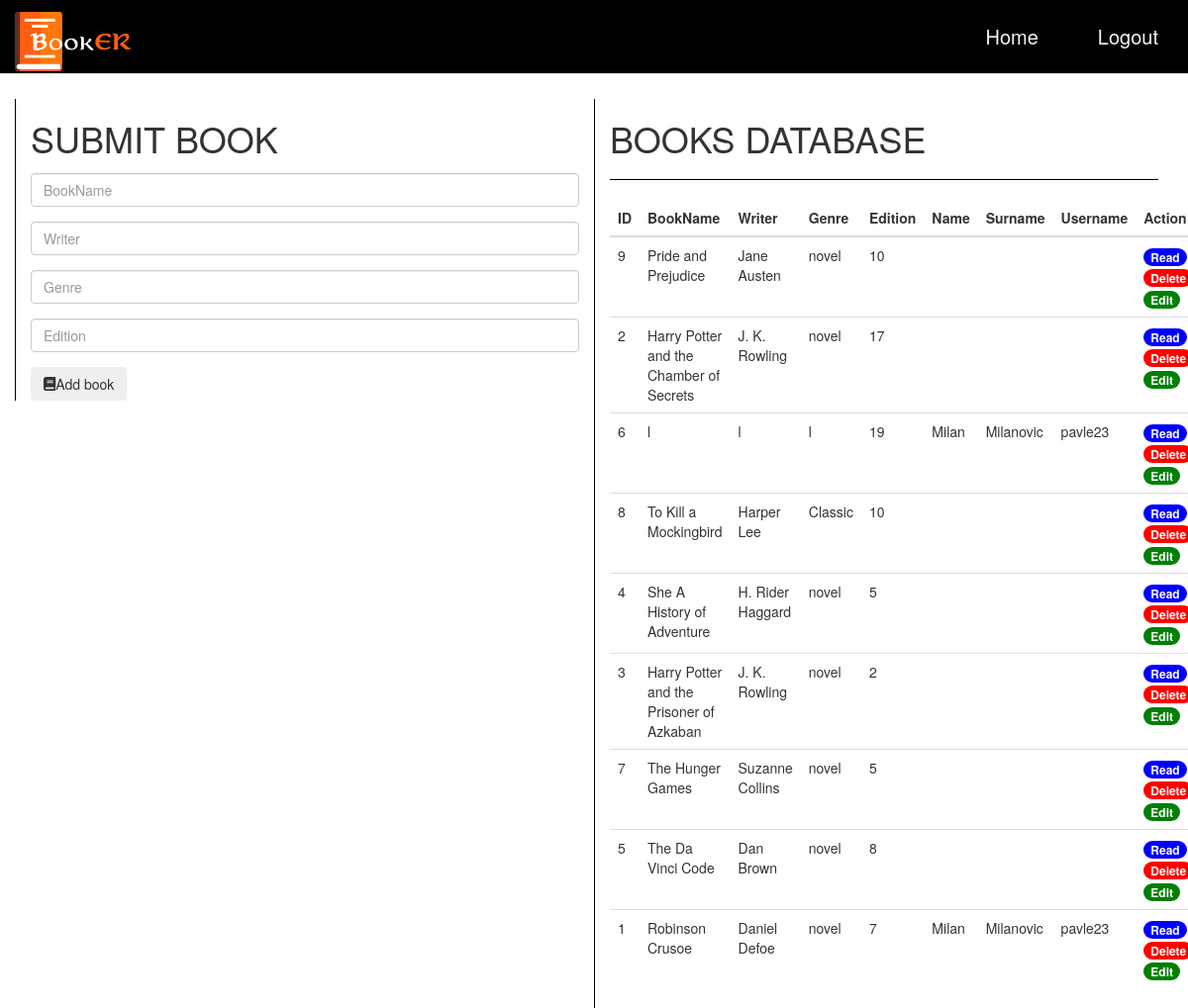
Before: /adminMenu.php (signed in) with the older database file.
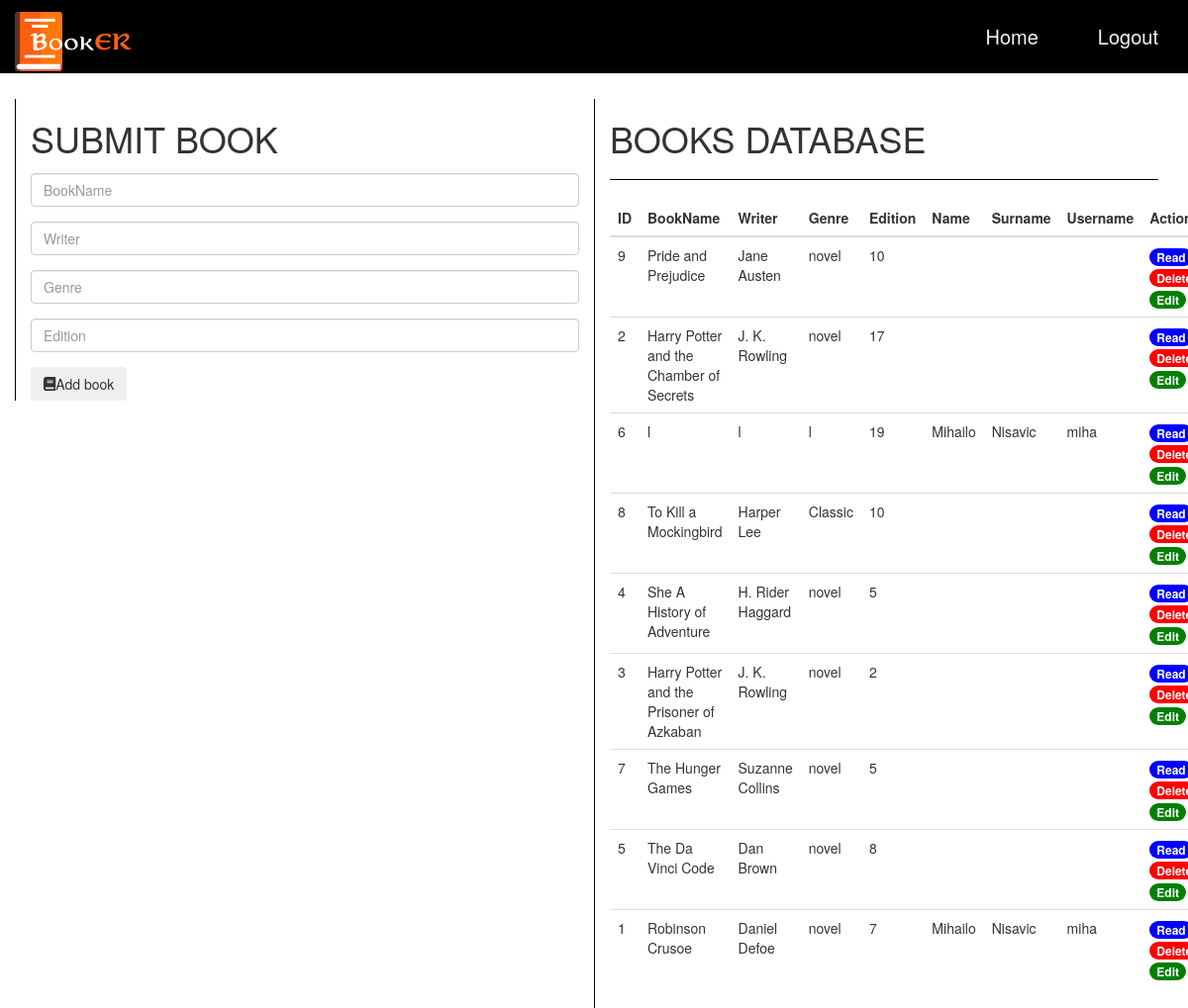
After: the same page with the newer database file.
### tables this page shows
CREATE TABLE `books` (
  `book_id` int(10) NOT NULL,
  `book_name` varchar(100) NOT NULL,
  `writer` varchar(100) NOT NULL,
  `genre` varchar(100) NOT NULL,
  `edition` int(10) NOT NULL,
  `user_id` int(11) NOT NULL
);

CREATE TABLE `users` (
  `id` int(11) NOT NULL,
  `username` varchar(100) NOT NULL,
  `password` varchar(100) NOT NULL,
  `is_admin` tinyint(1) NOT NULL,
  `name` varchar(50) NOT NULL,
  `surname` varchar(50) NOT NULL,
  `email` varchar(40) NOT NULL
);

### adminMenuLogic.php (called while the page is built, shortened)
<?php
class Model
{
    private $server = "localhost";
    private $username = "root";
    private $password = "";
    private $db = "itehdomaci";
    private $conn;
    public function __construct()
    {
        try {
            $this->conn = new mysqli($this->server, $this->username, $this->password, $this->db);
        } catch (Exception $e) {
            echo "connection failed" . $e->getMessage();
        }
    }
    public function fetch()
    {
        $data = [];
        $query = "SELECT *
            FROM books
            LEFT JOIN users ON books.user_id=users.id;";
        if ($sql = $this->conn->query($query)) {
            while ($row = mysqli_fetch_assoc($sql)) {
                $data[] = $row;
            }
        }
        shuffle($data);
        return $data;
    }
}

### adminMenu.php (the view, shortened to what this page needs)
<!DOCTYPE html>
<html lang="en">
<head>
    <link rel="stylesheet" href="https://maxcdn.bootstrapcdn.com/bootstrap/3.3.7/css/bootstrap.min.css">
    <link rel="stylesheet" href="https://cdnjs.cloudflare.com/ajax/libs/font-awesome/4.7.0/css/font-awesome.min.css">
    <link rel="stylesheet" href="https://use.fontawesome.com/releases/v5.0.8/css/solid.css">
    <link rel="stylesheet" href="adminMenuStyle.css">
</head>
<body>
    <nav class="navbar navbar-default navbar-fixed-top" role="navigation">
        <div class="containter-fluid">
            <div class="navbar-header">
                <a class="navbar-brand" href=#>
                    <img src="images/logoBeli.png" class="image-logo">
                </a>
            </div>
            <div class="collapse navbar-collapse" id="navbar-collapse-main">
                <ul class="nav navbar-nav navbar-right">
                    <li><a class="active" href="index.php">Home</a></li>
                    <?php if (isset($_SESSION['id'])) {
                        echo "<li><a href='logout.php'>Logout</a></li>";
                    }
                    ?>
                </ul>
            </div>
        </div>
    </nav>
    <div class="wrapper">
        <div class="container">
            <div class="row">
                <div class="col-sm-6" id="addBookForm">
                    <?php
                    include_once "adminMenuLogic.php";
                    ?>
                    <form class="col-12" method="POST" action="">
                        <div class="form-group">
                            <h1>SUBMIT BOOK</h1>
                        </div>
                        <div class="form-group">
                            <input type="text" name="bookname" class="form-control" placeholder="BookName">
                        </div>
                        <div class="form-group">
                            <input type="text" name="writer" class="form-control" placeholder="Writer">
                        </div>
                        <div class="form-group">
                            <input type="text" name="genre" class="form-control" placeholder="Genre">
                        </div>
                        <div class="form-group">
                            <input type="text" name="edition" class="form-control" placeholder="Edition">
                        </div>
                        <button type="submit" class="btn" name="submit"><i class="fas fa-book"></i>Add book</button>
                    </form>
                </div>
                <div class="col-sm-6" id="table">
                    <div class="row">
                        <div class="col-sm-12">
                            <h1 class=>BOOKS DATABASE</h1>
                            <hr class="dbt">
                        </div>
                    </div>
                    <div class="row">
                        <div class="col-md-12">
                            <table class="table">
                                <thead>
                                    <tr>
                                        <th>ID</th>
                                        <th>BookName</th>
                                        <th>Writer</th>
                                        <th>Genre</th>
                                        <th>Edition</th>
                                        <th>Name</th>
                                        <th>Surname</th>
                                        <th>Username</th>
                                        <th>Action</th>
                                    </tr>
                                </thead>
                                <tbody>
                                    <?php
                                    include_once "adminMenuLogic.php";
                                    $model=new Model();
                                    $rows=$model->fetch();
                                    if(!empty($rows)){
                                        foreach($rows as $row){
                                    ?>
                                    <tr>
                                        <td><?php echo $row['book_id']; ?></td>
                                        <td><?php echo $row['book_name']; ?></td>
                                        <td><?php echo $row['writer']; ?></td>
                                        <td><?php echo $row['genre']; ?></td>
                                        <td><?php echo $row['edition']; ?></td>
                                        <td><?php echo $row['name']; ?></td>
                                        <td><?php echo $row['surname']; ?></td>
                                        <td><?php echo $row['username']; ?></td>
                                        <td>
                                            <a href="read.php?book_id=<?php echo $row['book_id']; ?>" class="badge" id="read">Read</a>
                                            <a href="delete.php?book_id=<?php echo $row['book_id']; ?>" class="badge" id="delete">Delete</a>
                                            <a href="edit.php?book_id=<?php echo $row['book_id']; ?>" class="badge" id="edit">Edit</a>
                                        </td>
                                    </tr>
                                    <?php
                                        }
                                    }
                                    ?>
                                </tbody>
                            </table>
                        </div>
                    </div>
                </div>
            </div>
        </div>
    </div>
</body>
</html>

### adminMenuStyle.css (style rules this page uses)
.navbar { background-color: black; padding:1% 0; font-size:1.2em; }
.image-logo { height: 60px; width:120px; }
.navbar-brand { min-height: 50px; padding-top: 0; padding-right: 15px; padding-bottom: 10px; padding-left:15px ; }
.navbar-default .navbar-nav li a { color:whitesmoke; }
nav a { margin-right: 30px; font-size: 20px; }
.container { margin-top: 100px; }
.dbt { height: 1px; color:black; background-color: black; }
#addBookForm { border-left: 1px black solid; }
#table { border-left: 1px black solid; }
#read { background-color: blue; }
#edit { background-color: green; }
#delete { background-color: red; }

Changed rows visible on the page:
changed through a linked row, books id 6: user.name "Milan" → "Mihailo"; user.surname "Milanovic" → "Nisavic"; user.username "pavle23" → "miha"
changed through a linked row, books "Robinson Crusoe": user.name "Milan" → "Mihailo"; user.surname "Milanovic" → "Nisavic"; user.username "pavle23" → "miha"
